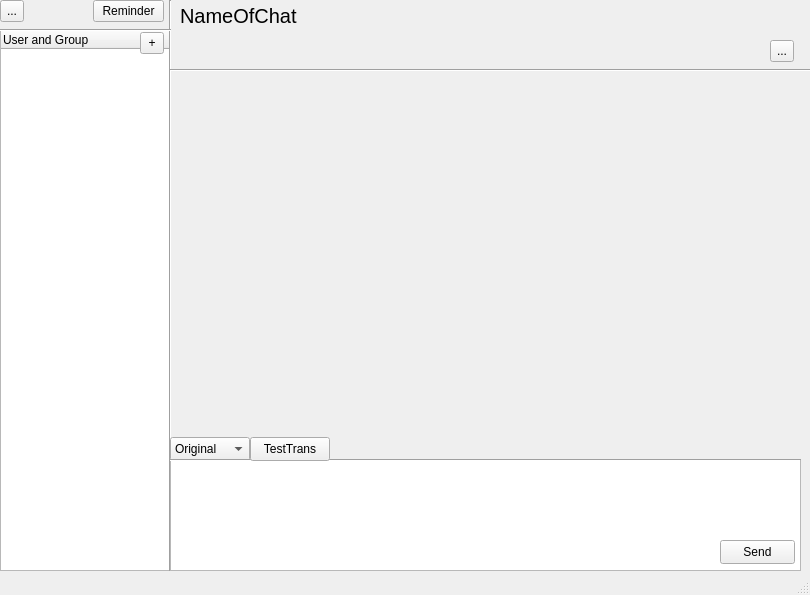
<?xml version="1.0" encoding="UTF-8"?>
<ui version="4.0">
 <class>Chat</class>
 <widget class="QMainWindow" name="Chat">
  <property name="geometry">
   <rect>
    <x>0</x>
    <y>0</y>
    <width>810</width>
    <height>595</height>
   </rect>
  </property>
  <property name="windowTitle">
   <string>Chat</string>
  </property>
  <widget class="QWidget" name="centralwidget">
   <widget class="Line" name="line">
    <property name="geometry">
     <rect>
      <x>160</x>
      <y>0</y>
      <width>20</width>
      <height>571</height>
     </rect>
    </property>
    <property name="orientation">
     <enum>Qt::Orientation::Vertical</enum>
    </property>
   </widget>
   <widget class="Line" name="line_2">
    <property name="geometry">
     <rect>
      <x>170</x>
      <y>60</y>
      <width>661</width>
      <height>20</height>
     </rect>
    </property>
    <property name="orientation">
     <enum>Qt::Orientation::Horizontal</enum>
    </property>
   </widget>
   <widget class="QPlainTextEdit" name="InputTextEdit">
    <property name="geometry">
     <rect>
      <x>170</x>
      <y>460</y>
      <width>631</width>
      <height>111</height>
     </rect>
    </property>
   </widget>
   <widget class="QPushButton" name="SendButton">
    <property name="geometry">
     <rect>
      <x>720</x>
      <y>540</y>
      <width>75</width>
      <height>24</height>
     </rect>
    </property>
    <property name="text">
     <string>Send</string>
    </property>
   </widget>
   <widget class="QLabel" name="NameOfChat">
    <property name="geometry">
     <rect>
      <x>180</x>
      <y>0</y>
      <width>141</width>
      <height>31</height>
     </rect>
    </property>
    <property name="font">
     <font>
      <pointsize>15</pointsize>
     </font>
    </property>
    <property name="text">
     <string>NameOfChat</string>
    </property>
   </widget>
   <widget class="QComboBox" name="TransComboBox">
    <property name="geometry">
     <rect>
      <x>170</x>
      <y>437</y>
      <width>80</width>
      <height>24</height>
     </rect>
    </property>
    <item>
     <property name="text">
      <string>Original</string>
     </property>
    </item>
    <item>
     <property name="text">
      <string>Deutsch</string>
     </property>
    </item>
    <item>
     <property name="text">
      <string>English</string>
     </property>
    </item>
    <item>
     <property name="text">
      <string>Chinese</string>
     </property>
    </item>
    <item>
     <property name="text">
      <string>Türkçe</string>
     </property>
    </item>
   </widget>
   <widget class="Line" name="line_3">
    <property name="geometry">
     <rect>
      <x>170</x>
      <y>452</y>
      <width>631</width>
      <height>16</height>
     </rect>
    </property>
    <property name="orientation">
     <enum>Qt::Orientation::Horizontal</enum>
    </property>
   </widget>
   <widget class="QToolButton" name="ClientConnectButton">
    <property name="geometry">
     <rect>
      <x>0</x>
      <y>0</y>
      <width>24</width>
      <height>22</height>
     </rect>
    </property>
    <property name="text">
     <string>...</string>
    </property>
   </widget>
   <widget class="Line" name="line_4">
    <property name="geometry">
     <rect>
      <x>-10</x>
      <y>20</y>
      <width>181</width>
      <height>20</height>
     </rect>
    </property>
    <property name="orientation">
     <enum>Qt::Orientation::Horizontal</enum>
    </property>
   </widget>
   <widget class="QToolButton" name="ADDButton">
    <property name="geometry">
     <rect>
      <x>140</x>
      <y>32</y>
      <width>24</width>
      <height>22</height>
     </rect>
    </property>
    <property name="text">
     <string>+</string>
    </property>
   </widget>
   <widget class="QTreeWidget" name="UserGroupTree">
    <property name="geometry">
     <rect>
      <x>0</x>
      <y>30</y>
      <width>171</width>
      <height>541</height>
     </rect>
    </property>
    <property name="columnCount">
     <number>1</number>
    </property>
    <column>
     <property name="text">
      <string>User and Group</string>
     </property>
    </column>
   </widget>
   <widget class="QStackedWidget" name="ChatMainWindow">
    <property name="geometry">
     <rect>
      <x>170</x>
      <y>30</y>
      <width>631</width>
      <height>411</height>
     </rect>
    </property>
   </widget>
   <widget class="QToolButton" name="GroupButton">
    <property name="geometry">
     <rect>
      <x>770</x>
      <y>40</y>
      <width>24</width>
      <height>22</height>
     </rect>
    </property>
    <property name="text">
     <string>...</string>
    </property>
   </widget>
   <widget class="QToolButton" name="ReminderButton">
    <property name="geometry">
     <rect>
      <x>93</x>
      <y>0</y>
      <width>71</width>
      <height>22</height>
     </rect>
    </property>
    <property name="text">
     <string>Reminder</string>
    </property>
   </widget>
   <widget class="QPushButton" name="TestTrans">
    <property name="geometry">
     <rect>
      <x>250</x>
      <y>437</y>
      <width>80</width>
      <height>24</height>
     </rect>
    </property>
    <property name="text">
     <string>TestTrans</string>
    </property>
   </widget>
   <zorder>UserGroupTree</zorder>
   <zorder>line</zorder>
   <zorder>line_2</zorder>
   <zorder>InputTextEdit</zorder>
   <zorder>SendButton</zorder>
   <zorder>NameOfChat</zorder>
   <zorder>TransComboBox</zorder>
   <zorder>line_3</zorder>
   <zorder>ClientConnectButton</zorder>
   <zorder>line_4</zorder>
   <zorder>ADDButton</zorder>
   <zorder>ChatMainWindow</zorder>
   <zorder>GroupButton</zorder>
   <zorder>ReminderButton</zorder>
   <zorder>TestTrans</zorder>
  </widget>
  <widget class="QStatusBar" name="statusbar"/>
 </widget>
 <resources/>
 <connections/>
</ui>
